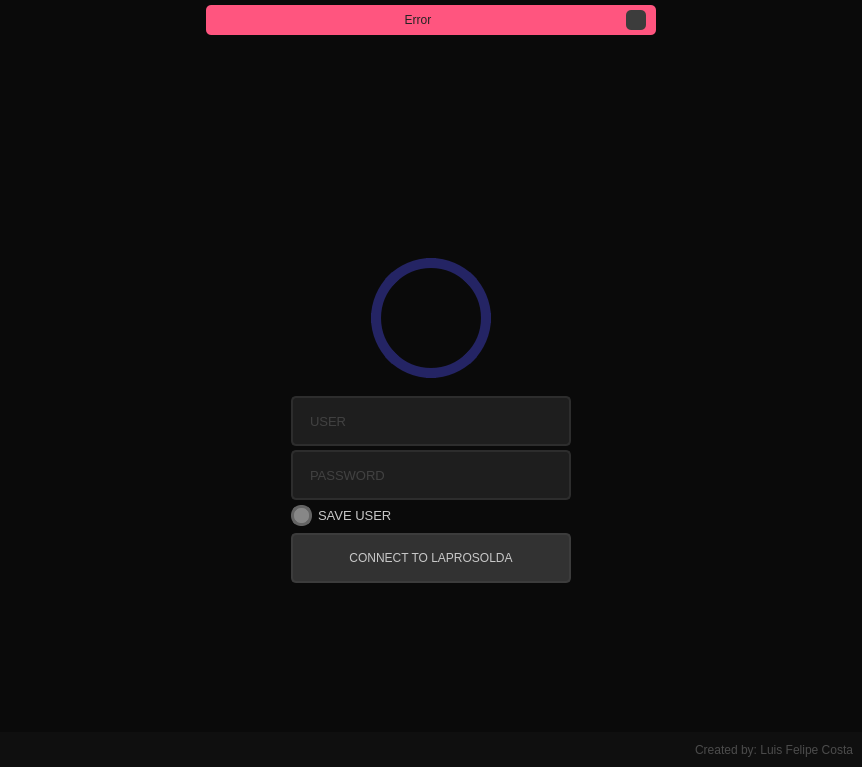
<?xml version="1.0" encoding="UTF-8"?>
<ui version="4.0">
 <class>MainWindow</class>
 <widget class="QMainWindow" name="MainWindow">
  <property name="geometry">
   <rect>
    <x>0</x>
    <y>0</y>
    <width>862</width>
    <height>767</height>
   </rect>
  </property>
  <property name="minimumSize">
   <size>
    <width>500</width>
    <height>700</height>
   </size>
  </property>
  <property name="maximumSize">
   <size>
    <width>16777215</width>
    <height>16777215</height>
   </size>
  </property>
  <property name="font">
   <font>
    <family>System-ui</family>
   </font>
  </property>
  <property name="styleSheet">
   <string notr="true">color:rgb(200, 200, 200);
background-color: rgb(10, 10, 10);</string>
  </property>
  <widget class="QWidget" name="centralwidget">
   <layout class="QVBoxLayout" name="verticalLayout">
    <property name="spacing">
     <number>0</number>
    </property>
    <property name="leftMargin">
     <number>0</number>
    </property>
    <property name="topMargin">
     <number>0</number>
    </property>
    <property name="rightMargin">
     <number>0</number>
    </property>
    <property name="bottomMargin">
     <number>0</number>
    </property>
    <item>
     <widget class="QFrame" name="top_bar">
      <property name="maximumSize">
       <size>
        <width>16777215</width>
        <height>35</height>
       </size>
      </property>
      <property name="styleSheet">
       <string notr="true"/>
      </property>
      <property name="frameShape">
       <enum>QFrame::NoFrame</enum>
      </property>
      <property name="frameShadow">
       <enum>QFrame::Raised</enum>
      </property>
      <layout class="QHBoxLayout" name="horizontalLayout_2">
       <property name="spacing">
        <number>0</number>
       </property>
       <property name="leftMargin">
        <number>0</number>
       </property>
       <property name="topMargin">
        <number>5</number>
       </property>
       <property name="rightMargin">
        <number>0</number>
       </property>
       <property name="bottomMargin">
        <number>0</number>
       </property>
       <item>
        <widget class="QFrame" name="frame_error">
         <property name="maximumSize">
          <size>
           <width>450</width>
           <height>16777215</height>
          </size>
         </property>
         <property name="styleSheet">
          <string notr="true">background-color: rgb(255, 85, 127);
border-radius:5px;</string>
         </property>
         <property name="frameShape">
          <enum>QFrame::NoFrame</enum>
         </property>
         <property name="frameShadow">
          <enum>QFrame::Raised</enum>
         </property>
         <layout class="QHBoxLayout" name="horizontalLayout_3">
          <property name="leftMargin">
           <number>10</number>
          </property>
          <property name="topMargin">
           <number>3</number>
          </property>
          <property name="rightMargin">
           <number>10</number>
          </property>
          <property name="bottomMargin">
           <number>3</number>
          </property>
          <item>
           <widget class="QLabel" name="label_error">
            <property name="styleSheet">
             <string notr="true">color:rgb(35, 35, 35);</string>
            </property>
            <property name="text">
             <string>Error</string>
            </property>
            <property name="alignment">
             <set>Qt::AlignCenter</set>
            </property>
           </widget>
          </item>
          <item>
           <widget class="QPushButton" name="close_popup">
            <property name="maximumSize">
             <size>
              <width>20</width>
              <height>20</height>
             </size>
            </property>
            <property name="styleSheet">
             <string notr="true">QPushButton {
	border-radius: 5px;
	background-image: url(:/closeImage/cil-x.png);
	background-position: center;
	background-color: rgb(60, 60, 60);
}

QPushButton:hover {
	background-color: rgb(40, 40, 40);
	color: rgb(200, 200, 200);
}

QPushButton:pressed {
	background-color: rgb(20, 20, 20);
	color: rgb(200, 200, 200);
}</string>
            </property>
            <property name="text">
             <string/>
            </property>
           </widget>
          </item>
         </layout>
        </widget>
       </item>
      </layout>
     </widget>
    </item>
    <item>
     <widget class="QFrame" name="content">
      <property name="styleSheet">
       <string notr="true"/>
      </property>
      <property name="frameShape">
       <enum>QFrame::NoFrame</enum>
      </property>
      <property name="frameShadow">
       <enum>QFrame::Raised</enum>
      </property>
      <layout class="QHBoxLayout" name="horizontalLayout">
       <item>
        <widget class="QFrame" name="login_area">
         <property name="maximumSize">
          <size>
           <width>450</width>
           <height>550</height>
          </size>
         </property>
         <property name="styleSheet">
          <string notr="true"/>
         </property>
         <property name="frameShape">
          <enum>QFrame::NoFrame</enum>
         </property>
         <property name="frameShadow">
          <enum>QFrame::Raised</enum>
         </property>
         <widget class="QFrame" name="logo">
          <property name="geometry">
           <rect>
            <x>180</x>
            <y>40</y>
            <width>90</width>
            <height>90</height>
           </rect>
          </property>
          <property name="minimumSize">
           <size>
            <width>0</width>
            <height>0</height>
           </size>
          </property>
          <property name="styleSheet">
           <string notr="true">background-repeat: no-repeat;
background-image: url(:/logo-resized/logo.png);
background-position: center;</string>
          </property>
          <property name="frameShape">
           <enum>QFrame::NoFrame</enum>
          </property>
          <property name="frameShadow">
           <enum>QFrame::Raised</enum>
          </property>
         </widget>
         <widget class="QFrame" name="avatar">
          <property name="geometry">
           <rect>
            <x>165</x>
            <y>150</y>
            <width>120</width>
            <height>120</height>
           </rect>
          </property>
          <property name="styleSheet">
           <string notr="true">QFrame{
	background-image: url(:/avatar/avatar.png);
	background-position: center;
	border-radius: 60px;
	border: 10px solid rgb(36, 36, 100);
}</string>
          </property>
          <property name="frameShape">
           <enum>QFrame::NoFrame</enum>
          </property>
          <property name="frameShadow">
           <enum>QFrame::Raised</enum>
          </property>
         </widget>
         <widget class="QLineEdit" name="lineEdit_user">
          <property name="geometry">
           <rect>
            <x>85</x>
            <y>288</y>
            <width>280</width>
            <height>50</height>
           </rect>
          </property>
          <property name="font">
           <font>
            <family>System-ui</family>
            <pointsize>10</pointsize>
           </font>
          </property>
          <property name="styleSheet">
           <string notr="true">QLineEdit{
	border: 2px solid rgb(45, 45, 45);
	border-radius: 5px;
	padding: 15px;
	background-color:rgb(30, 30, 30);
	color: rgb(100, 100, 100);
}

QLineEdit:hover{
	border: 2px solid rgb(55, 55, 55);
}

QLineEdit:focus{
	border: 2px solid rgb(36, 36, 100);
	color:rgb(200,200,200);
}</string>
          </property>
          <property name="maxLength">
           <number>32</number>
          </property>
          <property name="echoMode">
           <enum>QLineEdit::Normal</enum>
          </property>
          <property name="placeholderText">
           <string>USER</string>
          </property>
         </widget>
         <widget class="QLineEdit" name="lineEdit_password">
          <property name="geometry">
           <rect>
            <x>85</x>
            <y>342</y>
            <width>280</width>
            <height>50</height>
           </rect>
          </property>
          <property name="font">
           <font>
            <family>System-ui</family>
            <pointsize>10</pointsize>
           </font>
          </property>
          <property name="styleSheet">
           <string notr="true">QLineEdit{
	border: 2px solid rgb(45, 45, 45);
	border-radius: 5px;
	padding: 15px;
	background-color:rgb(30, 30, 30);
	color: rgb(100, 100, 100);
}

QLineEdit:hover{
	border: 2px solid rgb(55, 55, 55);
}

QLineEdit:focus{
	border: 2px solid rgb(36, 36, 100);
	color:rgb(200,200,200);
}</string>
          </property>
          <property name="maxLength">
           <number>16</number>
          </property>
          <property name="echoMode">
           <enum>QLineEdit::Password</enum>
          </property>
          <property name="placeholderText">
           <string>PASSWORD</string>
          </property>
         </widget>
         <widget class="QCheckBox" name="checkBox_save_user">
          <property name="geometry">
           <rect>
            <x>85</x>
            <y>395</y>
            <width>281</width>
            <height>24</height>
           </rect>
          </property>
          <property name="font">
           <font>
            <family>System-ui</family>
            <pointsize>10</pointsize>
           </font>
          </property>
          <property name="styleSheet">
           <string notr="true">QCheckBox::indicator{
	border: 3px solid rgb(100, 100, 100);
	width: 15px;
	height: 15px;
	border-radius: 10px;
	background-color: rgb(135, 135, 135);
}

QCheckBox::indicator:checked{
	border: 3px solid rgb(36, 36, 100);
	background-color: rgb(60,60,147);
}</string>
          </property>
          <property name="text">
           <string>SAVE USER</string>
          </property>
         </widget>
         <widget class="QPushButton" name="pushButton_login">
          <property name="geometry">
           <rect>
            <x>85</x>
            <y>425</y>
            <width>280</width>
            <height>50</height>
           </rect>
          </property>
          <property name="styleSheet">
           <string notr="true">QPushButton{
	background-color: rgb(50, 50, 50);
	border: 2px solid rgb(60, 60, 60);
	border-radius: 5px;
}

QPushButton:hover{
	background-color: rgb(60, 60, 60);
	border: 2px solid rgb(70, 70, 70);
	border-radius: 5px;
}

QPushButton:pressed{
	background-color: rgb(52,60,148);
	border: 2px solid rgb(44,44,120);
	border-radius: 5px;
	color:rgb(35, 35, 35);
}</string>
          </property>
          <property name="text">
           <string notr="true">CONNECT TO LAPROSOLDA</string>
          </property>
         </widget>
        </widget>
       </item>
      </layout>
     </widget>
    </item>
    <item>
     <widget class="QFrame" name="bottom">
      <property name="maximumSize">
       <size>
        <width>16777215</width>
        <height>35</height>
       </size>
      </property>
      <property name="font">
       <font>
        <family>System-ui</family>
       </font>
      </property>
      <property name="styleSheet">
       <string notr="true">background-color:rgb(15,15,15);</string>
      </property>
      <property name="frameShape">
       <enum>QFrame::NoFrame</enum>
      </property>
      <property name="frameShadow">
       <enum>QFrame::Raised</enum>
      </property>
      <layout class="QVBoxLayout" name="verticalLayout_2">
       <item>
        <widget class="QLabel" name="label">
         <property name="font">
          <font>
           <family>System-ui</family>
          </font>
         </property>
         <property name="styleSheet">
          <string notr="true">color:rgb(75,75,75);</string>
         </property>
         <property name="text">
          <string>Created by: Luis Felipe Costa</string>
         </property>
         <property name="alignment">
          <set>Qt::AlignRight|Qt::AlignTrailing|Qt::AlignVCenter</set>
         </property>
        </widget>
       </item>
      </layout>
     </widget>
    </item>
   </layout>
  </widget>
 </widget>
 <resources>
  <include location="file_rc.qrc"/>
 </resources>
 <connections/>
</ui>
